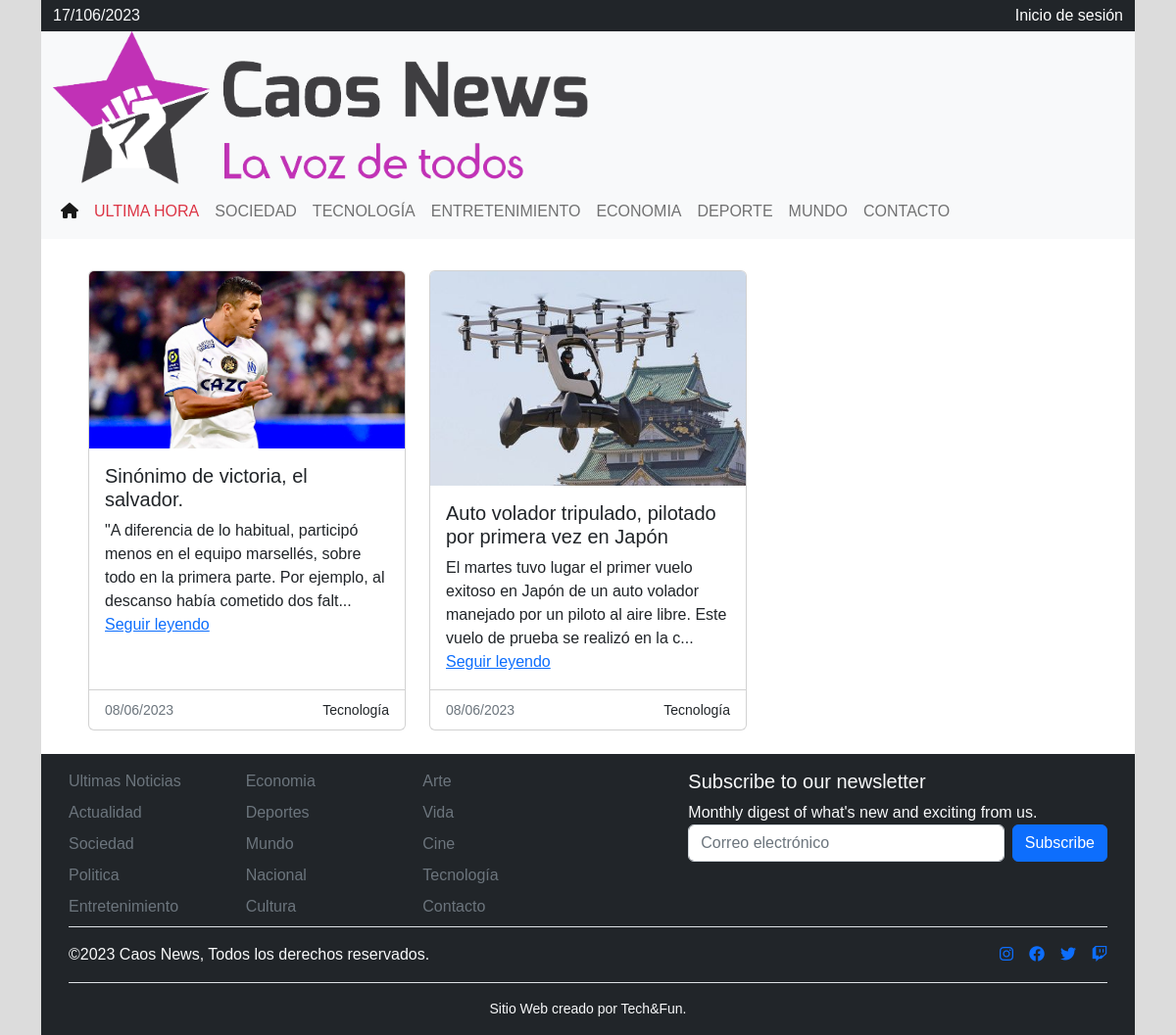
The app's page /noticias/Tecnología/, older data.
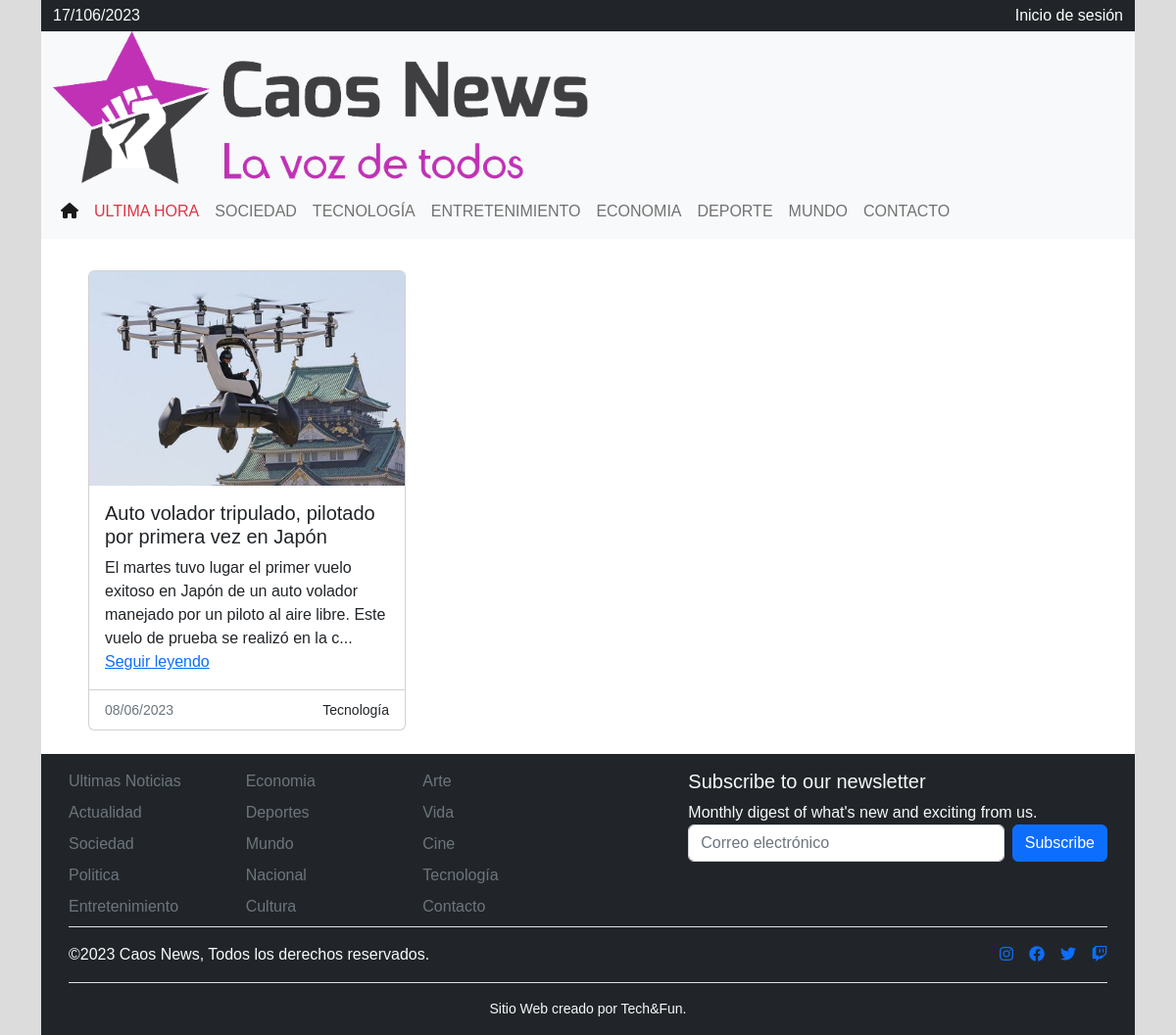
The same page, newer data.
### CaosNewsApp/models.py (models this page shows, shortened)
class Noticia(models.Model):
    id_noticia  = models.AutoField(db_column='id_noticia', primary_key=True)
    titulo_noticia = models.CharField(max_length=100, blank=False, null=False)
    cuerpo_noticia = models.TextField(blank=False, null=False, default='')
    id_categoria = models.ForeignKey('Categoria',on_delete=models.CASCADE, db_column='id_categoria')
    activo = models.BooleanField(("Activo"), default=True)
    imagen = models.ImageField(upload_to='news', null=True, blank=True)
    fecha_creacion = models.DateTimeField(auto_now_add=True)
    fecha_modificacion = models.DateTimeField(auto_now=True)
    id_usuario = models.ForeignKey(settings.AUTH_USER_MODEL, on_delete=models.CASCADE, db_column='id_usuario')

class Categoria(models.Model):
    id_categoria = models.AutoField(db_column='id_categoria', primary_key=True)
    nombre_categoria = models.CharField(max_length=20, blank=False, null=False)
    def __str__(self):
        return str(self.nombre_categoria)

### CaosNewsApp/views.py (the view)
# urls.py: path('noticias/<str:categoria>/', views.noticias, name='noticias'),
def noticias(request, categoria):
    if categoria == 'Ultima Hora':
        noticias = Noticia.objects.order_by('-fecha_creacion')[:10]
    else:
        noticias = Noticia.objects.filter(id_categoria__nombre_categoria=categoria).order_by('-fecha_creacion')
    context={"noticias":noticias, "categoria": categoria}
    return render(request, 'noticia.html', context)

### CaosNewsApp/templates/noticia.html (shortened to what this page needs)
{% extends './index.html' %}
{% load static %}
{% block body %}
<main class="p-4 px-5">
    <div class="row">
        <div class="col">
        </div>
    </div>
    <div class="row row-cols-1 row-cols-md-3 g-4">
        {% for noticia in noticias %}
            {% if noticia.activo %}
                <div class="col">
                    <div class="card h-100">
                        <a href="{% url 'noticia_detalle' noticia.id_noticia %}">
                            <img src="{{ noticia.imagen.url }}" class="card-img-top" alt="{{ noticia.titulo_noticia }}">
                        </a>
                        <div class="card-body">
                            <h5 class="card-title">{{ noticia.titulo_noticia }}</h5>
                            <p class="card-text">
                                {% if noticia.cuerpo_noticia|length > 150 %}
                                    {{ noticia.cuerpo_noticia|slice:":150" }}... <a href="{% url 'noticia_detalle' noticia.id_noticia %}">Seguir leyendo</a>
                                {% else %}
                                    {{ noticia.cuerpo_noticia }}
                                {% endif %}
                            </p>
                            </div>
                            <div class="card-footer bg-transparent">
                            <div class="row">
                                <div class="col"><small class="text-muted">{{ noticia.fecha_creacion|date:"d/m/Y" }}</small></div>
                                <div class="col-auto text-end"><small>{{ noticia.id_categoria }}</small></div>
                            </div>
                        </div>
                    </div>
                </div>
            {% endif %}
        {% endfor %}
    </div>
    </main>
{% endblock %}

Row changes from the older to the newer data that the page shows:
no longer on this page (row edited): Noticia: imagen (picture), titulo_noticia "Sinónimo de victoria, el salvador.", cuerpo_noticia "\"A diferencia de lo habitual, participó menos en el equipo marsellés, sobre todo en la primera parte. Por ejemplo, al descanso había cometido dos falt", fecha_creacion "08/06/2023", id_categoria "Tecnología"
